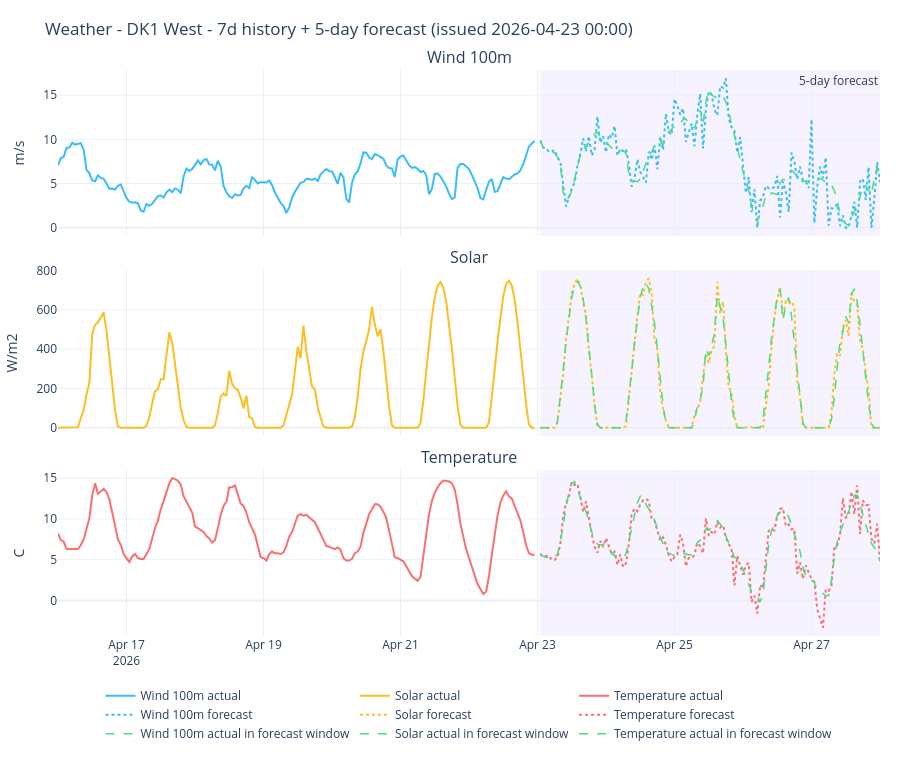

Notebook code for this chart:
### Markdown cell above
In the plot below, we can see how the simulated forecast drifts further from the actual observations as the horizon increases — short-term predictions stay close to the actuals while longer-horizon values show larger deviations.

### Code cell
from src.data.data_processing import plot_weather_forecast_dashboard_style

fig_weather = plot_weather_forecast_dashboard_style(
    issue_time="2026-04-23 00:00",
    ctx_days=7,
    show_actuals=True,
)
